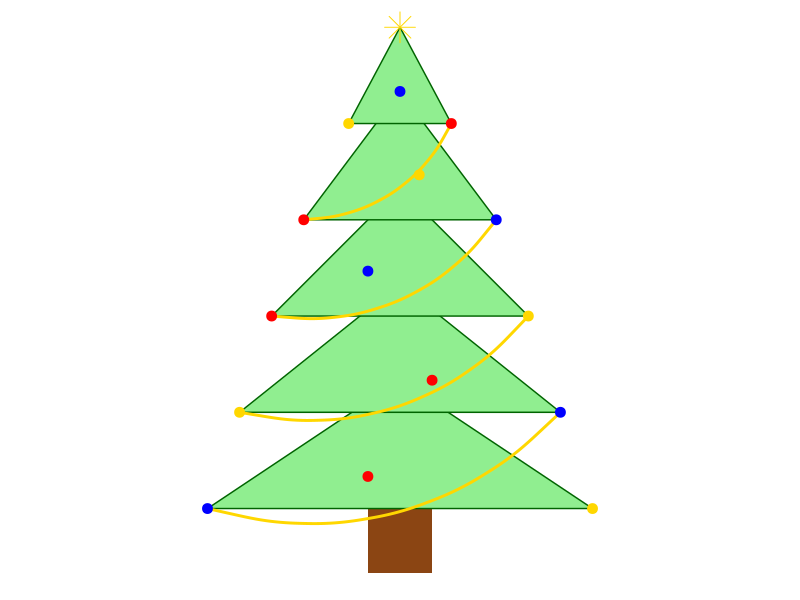

The R source for this figure:
library(ggplot2)
library(dplyr)

trunk <- data.frame(
  x = c(4.5, 5.5, 5.5, 4.5),
  y = c(0, 0, 1, 1)
)

layers <- list(
  data.frame(x = c(2, 5, 8), y = c(1, 3, 1)),
  data.frame(x = c(2.5, 5, 7.5), y = c(2.5, 4.5, 2.5)),
  data.frame(x = c(3, 5, 7), y = c(4, 6, 4)),
  data.frame(x = c(3.5, 5, 6.5), y = c(5.5, 7.5, 5.5)),
  data.frame(x = c(4.2, 5, 5.8), y = c(7, 8.5, 7))
)

baubles <- data.frame(
  x = c(
    2, 4.5, 8,   
    2.5, 5.5, 7.5,   
    3, 4.5, 7,   
    3.5, 5.3, 6.5,   
    4.2, 5, 5.8    
  ),
  y = c(
    1, 1.5, 1,  
    2.5, 3, 2.5,      
    4, 4.7, 4,  
    5.5, 6.2, 5.5,    
    7, 7.5, 7     
  ),
  color = c(
    "blue", "red", "gold",    
    "gold", "red", "blue",    
    "red", "blue", "gold",    
    "red", "gold", "blue",    
    "gold", "blue", "red"     
  )
)

star <- data.frame(
  x = 5,
  y = 8.5
)

garlands <- data.frame(
  x_start = c(2, 2.5, 3, 3.5),  
  x_end = c(7.5, 7, 6.5, 5.8),    
  y_start = c(1, 2.5, 4, 5.5), 
  y_end = c(2.5, 4, 5.5, 7)   
)


p <- ggplot() +
  geom_polygon(data = trunk, aes(x = x, y = y), fill = "saddlebrown") +
  lapply(layers, function(layer) {
    geom_polygon(data = layer, aes(x = x, y = y), fill = "lightgreen", color = "darkgreen")
  }) +
  geom_curve(data = garlands, 
             aes(x = x_start, y = y_start, xend = x_end, yend = y_end), 
             color = "gold", curvature = 0.3, size = 1) +
  geom_point(data = baubles, aes(x = x, y = y, color = color), size = 3) +
  scale_color_manual(values = c("red" = "red", "gold" = "gold", "blue" = "blue")) +
  geom_point(data = star, aes(x = x, y = y), color = "gold", size = 7, shape = 8) +
  coord_fixed() +
  theme_void() +
  theme(legend.position = "none")


print(p)
